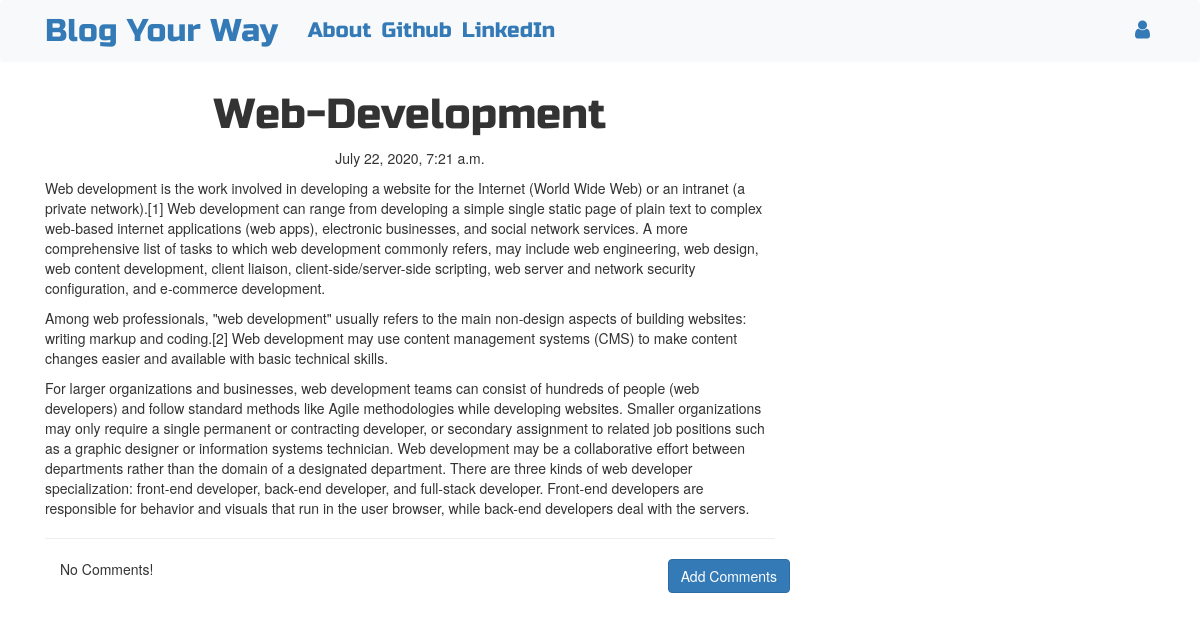
The app's page /post/4 with its own data.
### blog/models.py (models this page shows, shortened)
class Post(models.Model):
    author = models.ForeignKey('auth.User',on_delete=models.CASCADE)
    title = models.CharField(max_length = 256)
    text = models.TextField()
    created_date = models.DateTimeField(default = timezone.now)
    published_date = models.DateTimeField(blank = True,null = True)

### blog/views.py (the view)
# urls.py: path('post/<int:pk>',views.PostDetailView.as_view(),name = 'post_detail'),
class PostDetailView(DetailView):
    model = Post

### blog/templates/blog/post_detail.html (shortened to what this page needs)
{% extends "blog/base.html" %}
{% block content %}
<h1 class = 'posttitle loader'>{{post.title}}</h1>
{% if post.published_date %}
<div class="date postdate">
  {{post.published_date}}
</div>
{% else %}
<a class = "btn btn-outline-dark" href="{% url 'post_publish' pk=post.pk %}">Publish</a>
{% endif %}
<p class="postcontent">{{post.text|safe|linebreaksbr}}</p>
<hr>
<a class="btn btn-primary btn-comment" href="{% url 'add_comment_to_post' pk=post.pk %}">Add Comments</a>
<div class="container">
{% for comment in post.comments.all %}
<br>
{% if user.is_authenticated or comment.approved_comment %}
{{comment.created_date}}
{% if not comment.approved_comment %}
<a class="btn btn-primary" href="{% url 'comment_remove' pk=comment.pk %}"><span class="fa fa-remove"></span></a>
<a class="btn btn-primary" href="{% url 'comment_approve' pk=comment.pk %}"><span class="fa fa-check"></span></a>
{% endif %}
  <p>{{comment.text|safe|linebreaksbr}}</p>
  <p>Posted By: <strong>{{comment.author}}</strong></p>
{% endif %}
{% empty %}
<p>No Comments!</p>
{% endfor %}
</div>
{% endblock %}

### blog/static/css/blog.css (style rules this page uses)
.postdate { text-align: center; }
.posttitle { font-family: 'Russo One', sans-serif; font-size: 3em; text-align: center; }
.postcontent { font-family: 'Montserrat'; font-size: 1.5em; }
.btn-comment { position: absolute; right: 0px; }
.loader { filter:hue-rotate(0deg); color: linear-gradient(45deg,#0f8,#08f); animation:hue 5000ms infinite linear; }

### records on screen
Post: title "Web-Development", published_date "July 22, 2020, 7:21 a.m.", text "Web development is the work involved in developing a website for the Internet (World Wide Web) or an intranet (a private network).[1] Web development can range from developing a simple single static page of plain text to complex web-based internet applications (web apps), electronic businesses, and social network services. A more comprehensive list of tasks to which web development commonly refers, may include web engineering, web design, web content development, client liaison, client-side/server-side scripting, web server and network security configuration, and e-commerce development. Among web professionals, \"web development\" usually refers to the main non-design aspects of building…"
